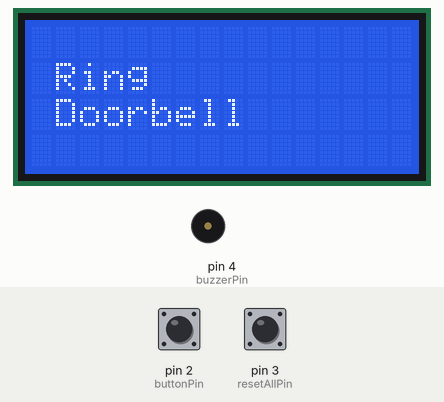
The sketch below on a simulated Arduino Uno, built with avr-gcc and run on an emulated ATmega328P. On the bench: 16×4 character LCD, buzzer (waves = sounding). The test bench sets the inputs (shaded band); at power-on: pin 2 (buttonPin) HIGH, pin 3 (resetAllPin) HIGH. The local clock reads 2024-03-15 10:24:30 at power-on unless the sketch sets it; storage starts empty.

Above: at 5.3 s.
5.4 s: pin 2 (buttonPin) pulled LOW for 0.15 s
At 8.02 s:
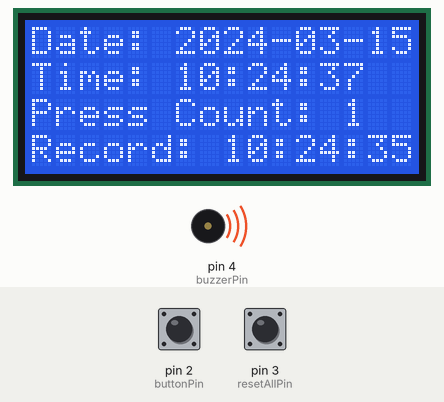
8.5 s: pin 3 (resetAllPin) pulled LOW for 0.15 s
At 9.8 s:
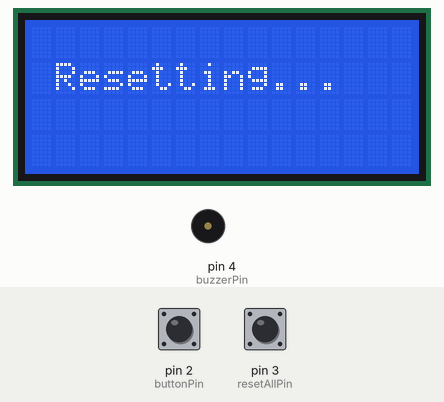
11.6 s: pin 2 (buttonPin) pulled LOW for 3.2 s
At 14.19 s:
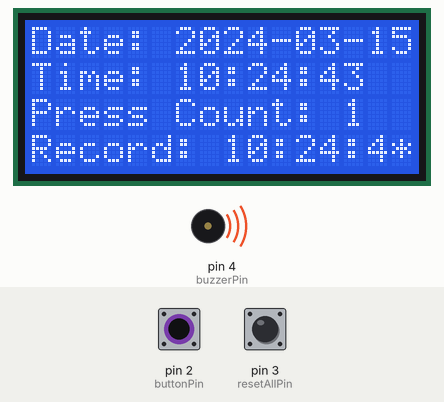
16.3 s: pin 3 (resetAllPin) pulled LOW for 1 s
At 16.63 s:
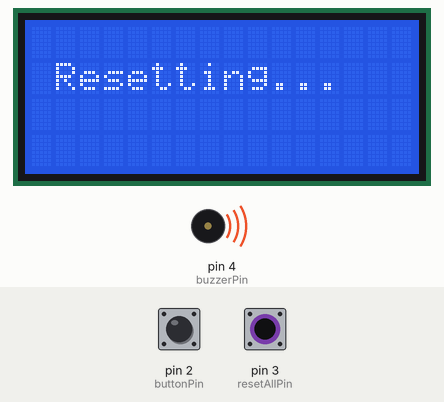
18.8 s: pin 3 (resetAllPin) pulled LOW for 3.2 s
At 20.0 s:
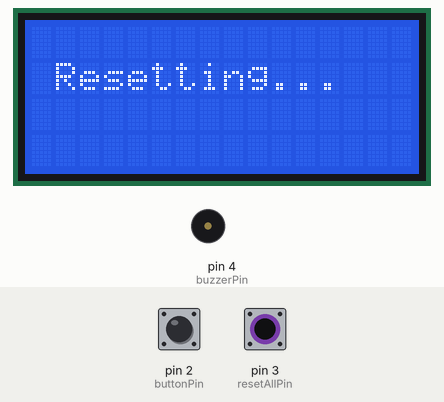
Timing chart, 0 to 21.8 s (numbered marks = the images above; inputs shaded):
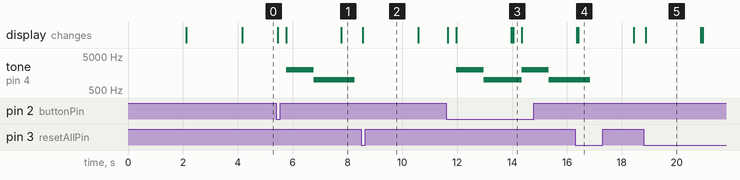

Measured:
- after the input at 5.4 s, tone on pin 4 (buzzerPin): silent → 2000 Hz after 0.37 s, → 1000 Hz 1.0 s later, → silent 1.5 s later; the display: first changes after 0.07 s (image 1 shows a later state)
- after the input at 8.5 s, the display: changes after 0.07 s (image 2)
- after the input at 11.6 s, tone on pin 4 (buzzerPin): alternates 2000 Hz for 1.0 s and 1000 Hz for 1.4 s, starting after 0.37 s; the display: first changes after 0.07 s (image 3 shows a later state)
- after the input at 16.3 s, the display: first differs from a run without the input after 0.12 s (image 4)
- after the input at 18.8 s, the display: changes after 0.07 s (image 5)
- what the display in image 5 shows lasts 2.0 s, from 18.9 s to 20.9 s

The sketch:

DingDong_Done_Test_Doorbell_Counter-Track.ino
```cpp
/////
#include <Wire.h>
#include <LiquidCrystal_I2C.h>
#include <RtcDS1302.h>
#include <ThreeWire.h>
#include <TimeLib.h>
#include <SPI.h>
#include <SD.h>
// Pin Assignments
const int buttonPin = 2;
const int resetAllPin = 3;
const int buzzerPin = 4;
const int chipSelect = 10; // SD card CS pin (change to match your SD card module)
// I2C LCD Setup (address, columns, rows)
LiquidCrystal_I2C lcd(0x27, 16, 4);
// RTC DS1302 Pins
ThreeWire myWire(6, 5, 7);
RtcDS1302<ThreeWire> rtc(myWire);
// Variables
int count = 0;
char lastPressTime[9] = "--:--:--";
unsigned long lastUpdate = 0;
bool displayData = false;
char dateStr[11];
char timeStr[9];
File logFile;
bool sdCardAvailable = false;
static unsigned long displayDataStartTime = 0; // NEW: timer to track display timeout
// Custom function for HD44780 LCD address mapping
void lcdSetCursorRaw(uint8_t col, uint8_t row) {
const uint8_t row_map[] = {0x00, 0x40, 0x10, 0x50}; // HD44780 layout for 4x16
lcd.command(0x80 | (col + row_map[row]));
}
void setup() {
// Initialize Serial for debugging
Serial.begin(9600);
// Initialize LCD
lcd.init();
lcd.backlight();
// Initialize pins
pinMode(buttonPin, INPUT_PULLUP);
pinMode(resetAllPin, INPUT_PULLUP);
pinMode(buzzerPin, OUTPUT);
// Initialize RTC
rtc.Begin();
if (!rtc.IsDateTimeValid()) {
rtc.SetDateTime(RtcDateTime(__DATE__, __TIME__));
}
// Initialize SD card
lcd.clear();
lcdSetCursorRaw(0, 1);
lcd.print(" Initializing");
lcdSetCursorRaw(0, 2);
lcd.print(" SD Card....");
delay(2000);
if (!SD.begin(chipSelect)) {
lcd.clear();
lcdSetCursorRaw(0, 1);
lcd.print(" SD Card Failed");
lcdSetCursorRaw(0, 2);
lcd.print(" Continuing w/o");
lcdSetCursorRaw(0, 3);
lcd.print(" SD CARD.");
delay(7000);
sdCardAvailable = false;
} else {
lcd.clear();
lcdSetCursorRaw(0, 1);
lcd.print(" SD Card Ready.");
delay(2000);
sdCardAvailable = true;
// Write header to log file if it doesn't exist
if (!SD.exists("Doorbell.txt")) {
logFile = SD.open("Doorbell.txt", FILE_WRITE);
if (logFile) {
logFile.println("Date || Time Press || PRESS Count || Last Press Time");
logFile.close();
}
}
}
lcd.clear();
lcdSetCursorRaw(0, 1);
lcd.print(" Ring");
lcdSetCursorRaw(0, 2);
lcd.print(" Doorbell");
}
void loop() {
unsigned long nowMillis = millis();
// Update only if button was pressed before
if (displayData && (nowMillis - lastUpdate >= 1000)) {
lastUpdate = nowMillis;
RtcDateTime now = rtc.GetDateTime();
// Format date and time strings
sprintf(dateStr, "%04u-%02u-%02u", now.Year(), now.Month(), now.Day());
sprintf(timeStr, "%02u:%02u:%02u", now.Hour(), now.Minute(), now.Second());
lcdSetCursorRaw(0, 0);
lcd.print("Date: ");
lcd.print(dateStr);
lcdSetCursorRaw(0, 1);
lcd.print("Time: ");
lcd.print(timeStr);
lcdSetCursorRaw(0, 2);
lcd.print("Press Count: ");
lcd.print(count);
if (count < 10) lcd.print(" "); // clear extra chars
lcdSetCursorRaw(0, 3);
lcd.print("Record: ");
lcd.print(lastPressTime);
// Check if 20 seconds passed since last button press
if (nowMillis - displayDataStartTime >= 20000) { // 20 seconds = 20000 ms
displayData = false; // Stop showing detailed data
lcd.clear();
lcdSetCursorRaw(0, 1);
lcd.print(" Ring");
lcdSetCursorRaw(0, 2);
lcd.print(" Doorbell");
}
}
// Button press handling
if (digitalRead(buttonPin) == LOW) {
delay(50); // debounce
if (digitalRead(buttonPin) == LOW) {
count++;
RtcDateTime now = rtc.GetDateTime();
sprintf(lastPressTime, "%02u:%02u:%02u", now.Hour(), now.Minute(), now.Second());
sprintf(dateStr, "%04u-%02u-%02u", now.Year(), now.Month(), now.Day());
sprintf(timeStr, "%02u:%02u:%02u", now.Hour(), now.Minute(), now.Second());
// Save to SD card
if (sdCardAvailable) {
saveToSD(dateStr, timeStr, count, lastPressTime);
}
playDingDong();
displayData = true; // Activate full display
lastUpdate = 0; // Force immediate update
displayDataStartTime = millis(); // Start 20-sec timeout timer
delay(250); // debounce delay
}
}
// Reset handling
if (digitalRead(resetAllPin) == LOW) {
delay(50); // debounce
if (digitalRead(resetAllPin) == LOW) {
count = 0;
displayData = false;
strcpy(lastPressTime, "--:--:--");
lcd.clear();
lcdSetCursorRaw(0, 1);
lcd.print(" Resetting...");
delay(2000);
lcd.clear();
lcdSetCursorRaw(0, 1);
lcd.print(" Ring");
lcdSetCursorRaw(0, 2);
lcd.print(" Doorbell");
}
}
}
// Function to save display data to SD card
void saveToSD(const char* date, const char* time, int pressCount, const char* recordTime) {
logFile = SD.open("Doorbell.txt", FILE_WRITE);
if (logFile) {
// Write data in TXT format
logFile.print(date);
logFile.print(" || ");
logFile.print(time);
logFile.print(" || ");
logFile.print(pressCount);
logFile.print(" || ");
logFile.println(recordTime);
logFile.close();
// Briefly indicate logging was successful
lcdSetCursorRaw(15, 3);
lcd.print("*");
delay(300);
lcdSetCursorRaw(15, 3);
lcd.print(" ");
} else {
// Indicate SD write error
lcdSetCursorRaw(15, 3);
lcd.print("!");
delay(300);
lcdSetCursorRaw(15, 3);
lcd.print(" ");
// Mark SD card as unavailable if write fails
sdCardAvailable = false;
}
}
// Function to play "Ding Dong" sound
void playDingDong() {
// Play the "Ding" sound (short high-pitched tone)
tone(buzzerPin, 2000, 2000); // 1000Hz for 1000ms
delay(1000); // Pause between tones
// Play the "Dong" sound (longer, lower-pitched tone)
tone(buzzerPin, 1000, 1500); // 500Hz for 500ms
delay(700); // Pause after sound
}
void printDate(RtcDateTime now) {
sprintf(dateStr, "%04u-%02u-%02u", now.Year(), now.Month(), now.Day());
lcd.print(dateStr);
}
void printTime(RtcDateTime now) {
sprintf(timeStr, "%02u:%02u:%02u", now.Hour(), now.Minute(), now.Second());
lcd.print(timeStr);
}
```
